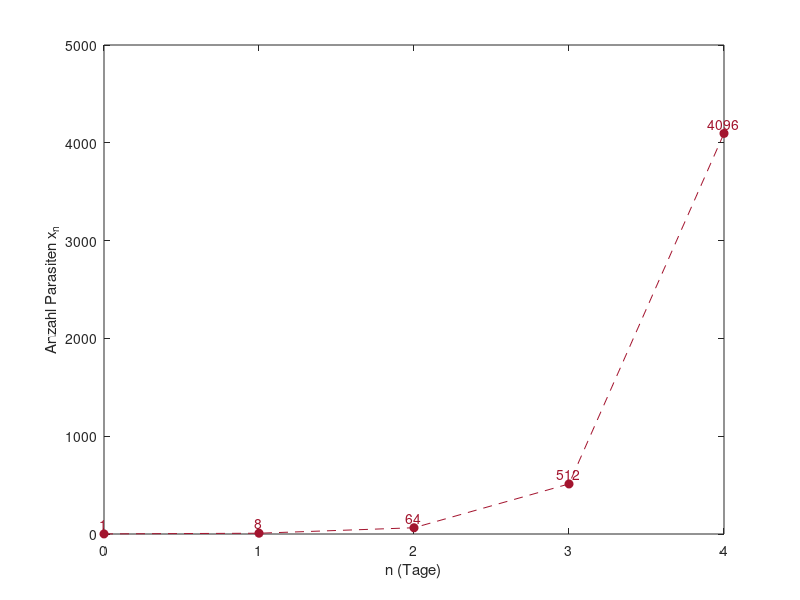

MATLAB code for this plot:
% Abb. 1.3: Malaria-Parasiten nach n Tagen (Buch, Abschnitt 1.1, Gl. 1.2 und 1.3)
% Rekursionsvorschrift x_{n+1} = 8 x_n, x_0 = 1
% (c) 2026 Philipp Kügler · Programm zum Buch „Dynamische Systeme in den Lebenswissenschaften“ · MIT-Lizenz (siehe LICENSE)
N = 4;                          % Anzahl der Tage
x = zeros(1, N + 1);
x(1) = 1;                       % Startwert x_0 = 1 (MATLAB zählt ab 1: x(1) ist x_0)
for k = 1:N
    x(k + 1) = 8 * x(k);        % Rekursionsvorschrift
end

n = 0:N;
disp(x)                         % 1  8  64  512  4096
disp(8.^n * x(1))               % Lösungsformel x_n = 8^n x_0 liefert dasselbe

rot = [0.64 0.08 0.18];
plot(n, x, 'o--', 'Color', rot, 'MarkerFaceColor', rot); hold on
for k = 1:numel(n)
    text(n(k), x(k) + 100, sprintf('%d', x(k)), 'HorizontalAlignment', 'center', 'Color', rot)
end
hold off
xlabel('n (Tage)'); ylabel('Anzahl Parasiten x_n'); xticks(n)
